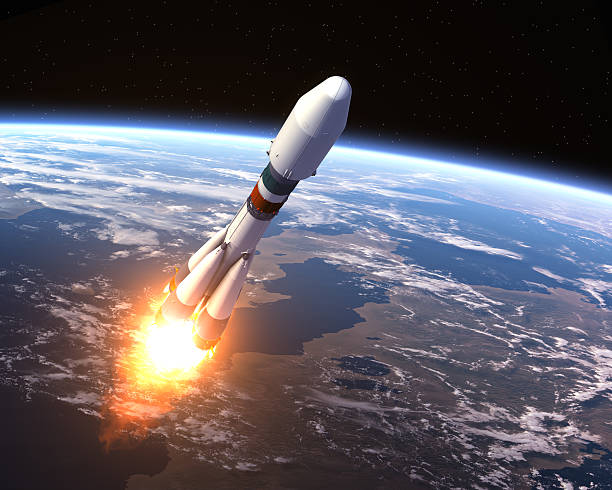
#> input picture SEM 2/IP/Practical/Img/satellite.jpg, 612 x 490 px, found by its file name
$ python median_blur.py
#> lines starting #> are read from the running program, lines starting #| are printed output that depends on the picture
import cv2
import matplotlib.pyplot as plt

# Read the image
img = cv2.imread("Img\\satellite.jpg")
#> img is the input picture: shape (490, 612, 3); mean B, G, R 96.9, 88.7, 93.4

# Convert BGR to RGB for correct color display
img_rgb = cv2.cvtColor(img, cv2.COLOR_BGR2RGB)

# Apply Gaussian blur
blur_image = cv2.medianBlur(img, 5)
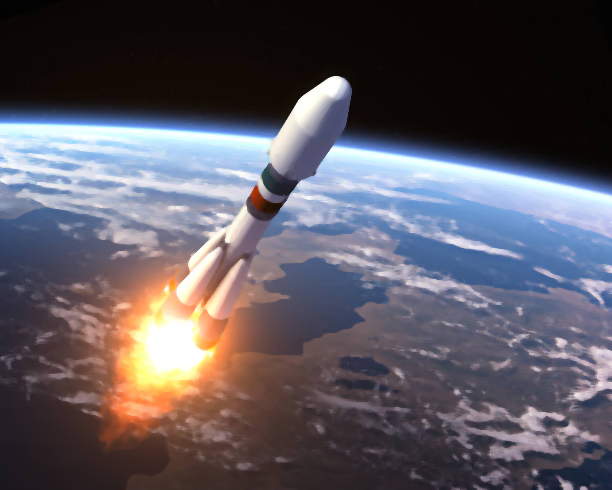
#> blur_image: shape (490, 612, 3); mean B, G, R 96, 87.7, 92.3

# Convert the blurred image to RGB for correct color display
blur_image_rgb = cv2.cvtColor(blur_image, cv2.COLOR_BGR2RGB)

# Plot the images with tight layout and large figure size
plt.figure(figsize=(12, 8))  # Larger figure size

# Display original image
plt.subplot(1, 2, 1)
plt.title("Original Image")
plt.imshow(img_rgb)
plt.axis('off')

# Display blurred image
plt.subplot(1, 2, 2)
plt.title("Blurred Image")
plt.imshow(blur_image_rgb)
plt.axis('off')

# Automatically adjust subplot params to fit the figure area
plt.tight_layout()

# Show the plot
plt.show()
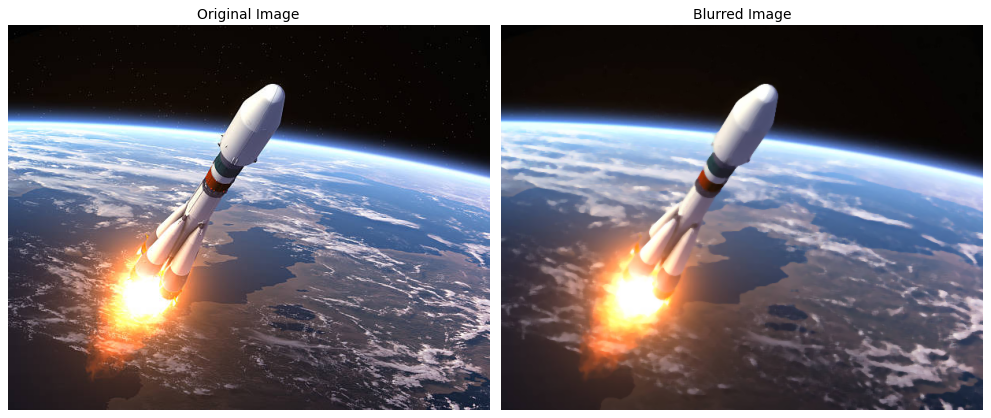
#> figure drawn by matplotlib, 2 panels

$ run again, with SEM 2/IP/Practical/Img/charlie.jpg copied over SEM 2/IP/Practical/Img/satellite.jpg
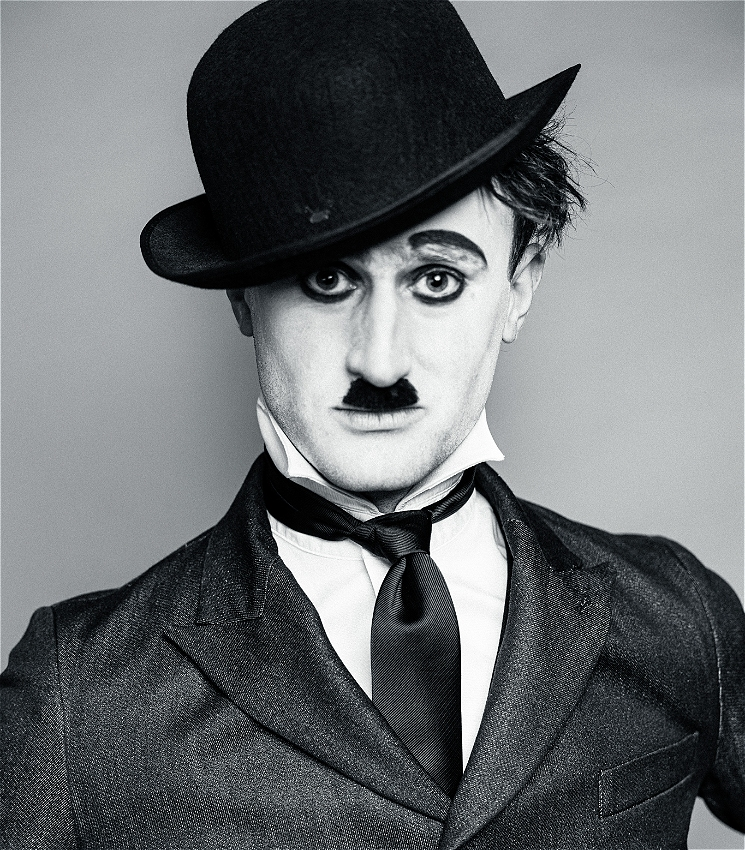
#> input picture SEM 2/IP/Practical/Img/charlie.jpg, 745 x 850 px, found by its file name
#> img is the input picture: shape (850, 745, 3); mean B, G, R 114.6, 112.2, 108.6
#> `blur_image = cv2.medianBlur(img, 5)`:
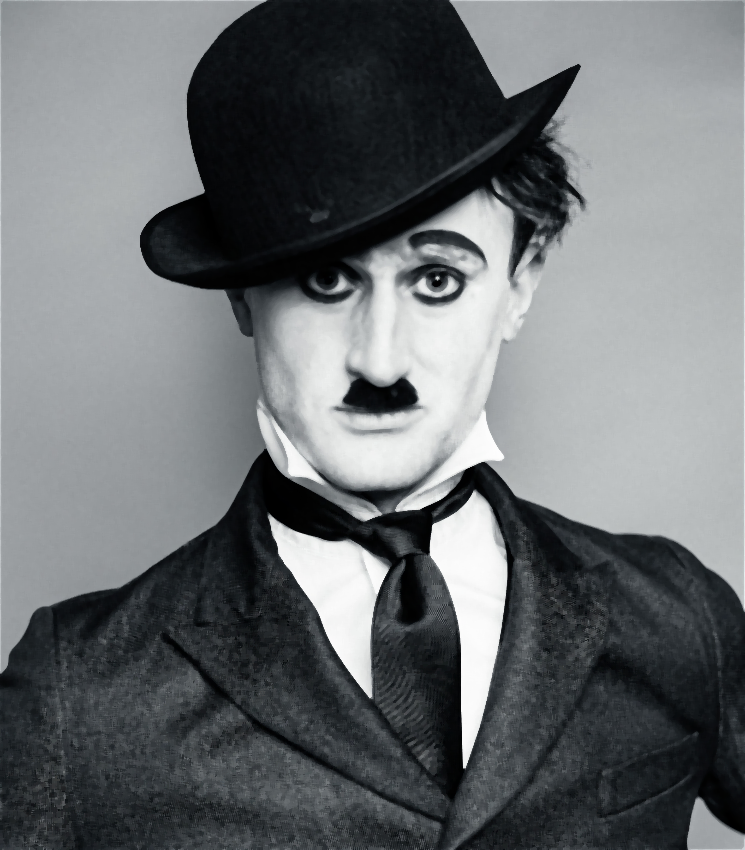
#> blur_image: shape (850, 745, 3); mean B, G, R 112.3, 109.9, 106.1
#> `plt.show()`:
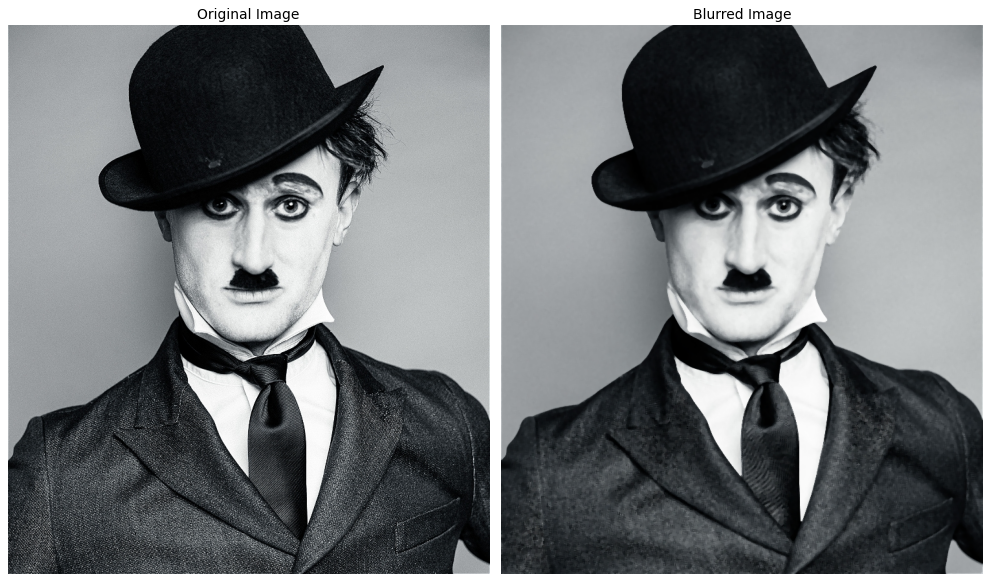
#> figure drawn by matplotlib, 2 panels

$ run again, with SEM 2/IP/Practical/Img/moon.jpg copied over SEM 2/IP/Practical/Img/satellite.jpg
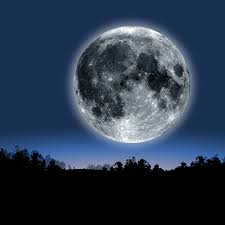
#> input picture SEM 2/IP/Practical/Img/moon.jpg, 225 x 225 px, found by its file name
#> img is the input picture: shape (225, 225, 3); mean B, G, R 76.9, 57.1, 41.8
#> `blur_image = cv2.medianBlur(img, 5)`:
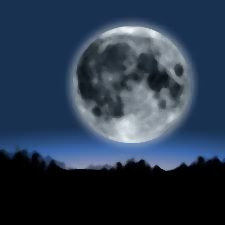
#> blur_image: shape (225, 225, 3); mean B, G, R 76.6, 56.7, 41.4
#> `plt.show()`:
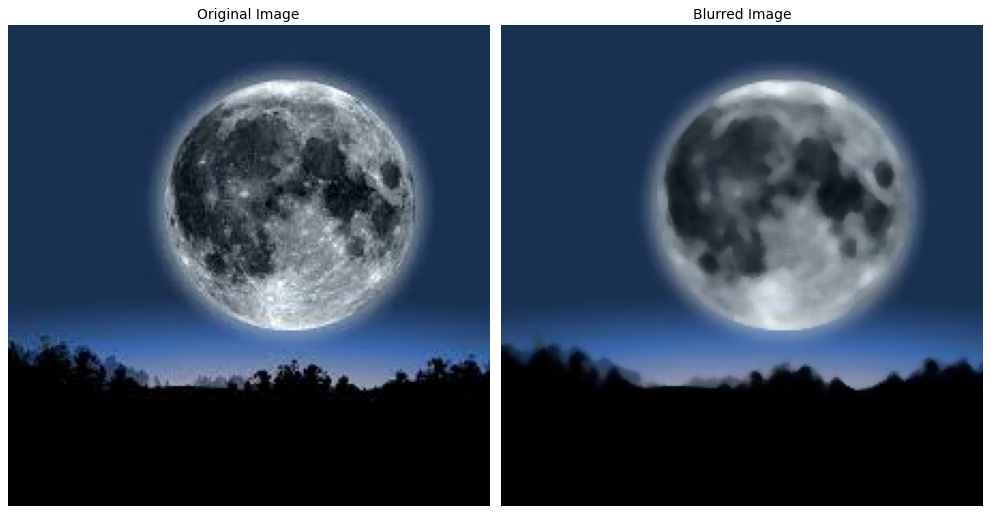
#> figure drawn by matplotlib, 2 panels
